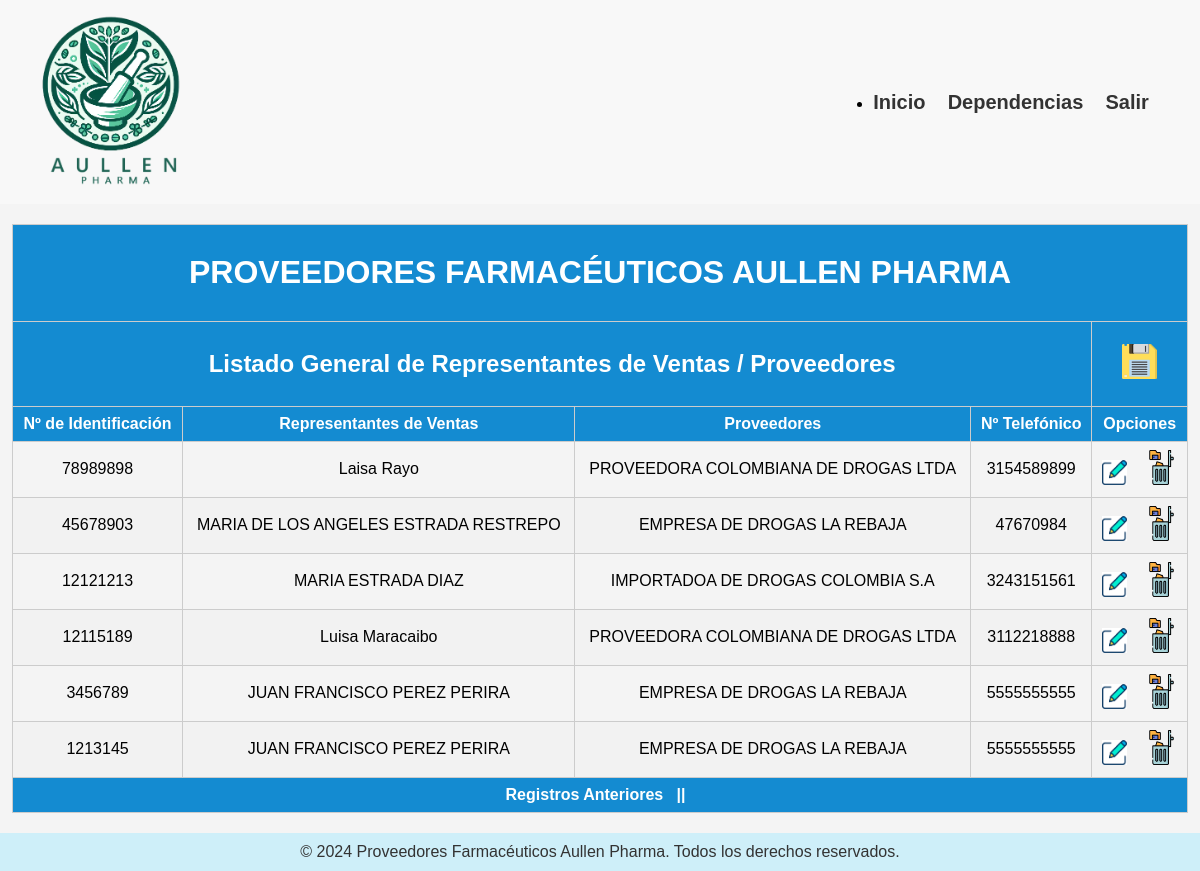
Page /mostrar_representante_provee.php on the committed database.
### tables this page shows
CREATE TABLE `vend_empresa` (
  `ident_Vend` int(14) NOT NULL,
  `nombres_Vend` varchar(40) NOT NULL,
  `Apell_Vended` varchar(40) NOT NULL,
  `nro_Telefono` varchar(15) NOT NULL,
  `empresa_Rep` int(14) NOT NULL
);

CREATE TABLE `proveedores` (
  `id_proveed` int(14) NOT NULL,
  `nomb_Prov` varchar(60) NOT NULL,
  `direc_Prove` varchar(80) NOT NULL,
  `Nit_Proveed` varchar(20) NOT NULL,
  `Nnro_Telefon` varchar(30) NOT NULL,
  `represe_Prov` int(14) NOT NULL
);

### class/conexion.php (called while the page is built, shortened)
<?php
	class Conexion
	{
		public function __construct()
		{
			$this->conex=new mysqli(host,user,pass,base);
		}
	}
 ?>

### class/class.php (called while the page is built, shortened)
<?php
	require_once("conexion.php");
	class Trabajo extends Conexion
	{
		public function trae_datos_representante($inicio)
		{
			$sql="SELECT ident_Vend, CONCAT (nombres_Vend, ' ', Apell_Vended) AS representante, nomb_Prov, nro_telefono
			FROM vend_empresa, proveedores
			WHERE vend_empresa.empresa_Rep = proveedores.id_proveed
			ORDER BY ident_Vend DESC LIMIT $inicio,12";
			$consul=$this->conex->query($sql);
			$res=$consul->fetch_all(MYSQLI_ASSOC);
			return $res;
		}
	}
 ?>

### mostrar_representante_provee.php (the view, shortened to what this page needs)
<?php
	require_once("class/class.php");
	$dat = new Trabajo();
?>
<!DOCTYPE html>
<html lang="en">
<head>
	<link rel="stylesheet" href="estilos/mostrar.css">
</head>
<body>
	<header>
		<nav class="nav-left">
			<a href="index.php">
				<img src="imgs/aullenPharma.png" alt="Icono Home" class="icono-home" title="Inicio"></a>
		</nav>
		<nav class="nav-right">
			<ul>
				<li>
					<a href="index.php">Inicio</a> &nbsp;&nbsp;&nbsp;
					<a href="#">Dependencias</a> &nbsp;&nbsp;&nbsp;
					<a href="#">Salir</a> &nbsp;&nbsp;&nbsp; &nbsp;&nbsp;
				</li>
			</ul>
		</nav>
	</header>
	<div class="table-container">
		<table class="styled-table">
			<thead>
				<tr bgcolor="#CEEHH9">
					<th colspan="5"><h1>PROVEEDORES FARMACÉUTICOS AULLEN PHARMA</h1></th>
				</tr>
				<tr bgcolor="#CIAGG9">
					<th colspan="4"><h2>Listado General de Representantes de Ventas / Proveedores</h2></th>
					<th>
						<a href="class/adicion_represe_provee.php">
							<img src="imgs/guardar_3.png" alt="Adicion Registro" width="35" height="35" title="Adicionar Un Registro">
						</a>
					</th>
				</tr>
				<tr>
					<th>Nº de Identificación</th>
					<th>Representantes de Ventas</th>
					<th>Proveedores</th>
					<th>Nº Telefónico</th>
					<th>Opciones</th>
				</tr>
			</thead>
			<tbody>
				<?php
				if(isset($_GET["pos"])) {
					$inicio = $_GET["pos"];
				} else {
					$inicio = 0;
				}
				$lista = $dat->trae_datos_representante($inicio);
				for($i = 0; $i < sizeof($lista); $i++) {
					$v1 = $lista[$i]['ident_Vend'];
					$v2 = $lista[$i]['representante'];
					$v3 = $lista[$i]['nomb_Prov'];
					$v4 = $lista[$i]['nro_telefono'];
				?>
					<tr>
						<td align="center"><?php echo $v1; ?></td>
						<td align="center"><?php echo $v2; ?></td>
						<td align="center"><?php echo $v3; ?></td>
						<td align="center"><?php echo $v4; ?></td>
						<td>
							<a href="class/edita_represe_provee.php?id=<?php echo $v1; ?>">
								<img src="imgs/editar_1.png" alt="Edicion Registro" width="25" height="25" title="Editar Un Registro">
							</a>
							<a href="class/elimina_represe_provee.php?id=<?php echo $v1; ?>">
								<img src="imgs/eliminar_3.png" alt="Eliminacion de Registro" width="33" height="35" title="Eliminar Un Registro">
							</a>
						</td>
					</tr>
				<?php
				}
				?>
				<tr>
					<th colspan="5">
						<?php
						if($inicio == 0) {
						?>
							Registros Anteriores
						<?php
						} else {
							$anteriores = $inicio - 12;
						?>
							<a href="?pos=<?php echo $anteriores; ?>" title="Registros Anteriores">Registros Anteriores</a>
						<?php
						}
						?>
						&nbsp;&nbsp;||&nbsp;&nbsp;
					</th>
				</tr>
			</tbody>
		</table>
	</div>
	<footer>
		<div class="container">
			<p>&copy; 2024 Proveedores Farmacéuticos Aullen Pharma. Todos los derechos reservados.</p>
		</div>
	</footer>
</body>
</html>

### estilos/mostrar.css (style rules this page uses)
html, body { height: 100%; margin: 0; padding: 0; display: flex; flex-direction: column; }
body { font-family: Arial, sans-serif; background-color: #f4f4f4; }
header { background-color: #f8f8f8; padding: 10px 20px; display: flex; justify-content: space-between; align-items: center; }
.nav-left { display: flex; align-items: center; list-style-type: none; padding: 0; margin: 0; }
.nav-right { display: flex; align-items: center; list-style-type: none; padding: 0; margin: 0; }
.nav-right li { margin-left: 20px; }
.nav-right a { color: #333; text-decoration: none; font-weight: bold; font-size: 20px; }
.icono-home { width: 180px; height: auto; margin-right: 10px; }
.table-container { text-align: center; flex: 1; }
table { width: 98%; border: 1px solid #ccc; margin: 20px auto; border-collapse: collapse; }
table th, table td { border: 1px solid #ccc; padding: 8px; }
table th { background-color: #148BD1; color: white; }
table tr:nth-child(even) { background-color: #f2f2f2; }
footer { background-color: #CEEFF9; padding: 10px 0; text-align: center; width: 100%; }
footer p { margin: 0; color: #333; font-size: 16px; }

### mostrar_representante_provee.php (style rules this page uses)
a { border: none; text-decoration: none; outline: none; }
img { border: none; }

### rows in the picture
vend_empresa: ident_Vend "78989898", v2 "Laisa Rayo", empresa_Rep.nomb_Prov "PROVEEDORA COLOMBIANA DE DROGAS LTDA", nro_Telefono "3154589899"
vend_empresa: ident_Vend "45678903", v2 "MARIA DE LOS ANGELES ESTRADA RESTREPO", empresa_Rep.nomb_Prov "EMPRESA DE DROGAS LA REBAJA", nro_Telefono "47670984"
vend_empresa: ident_Vend "12121213", v2 "MARIA ESTRADA DIAZ", empresa_Rep.nomb_Prov "IMPORTADOA DE DROGAS COLOMBIA S.A", nro_Telefono "3243151561"
vend_empresa: ident_Vend "12115189", v2 "Luisa Maracaibo", empresa_Rep.nomb_Prov "PROVEEDORA COLOMBIANA DE DROGAS LTDA", nro_Telefono "3112218888"
vend_empresa: ident_Vend "3456789", v2 "JUAN FRANCISCO PEREZ PERIRA", empresa_Rep.nomb_Prov "EMPRESA DE DROGAS LA REBAJA", nro_Telefono "5555555555"
vend_empresa: ident_Vend "1213145", v2 "JUAN FRANCISCO PEREZ PERIRA", empresa_Rep.nomb_Prov "EMPRESA DE DROGAS LA REBAJA", nro_Telefono "5555555555"
